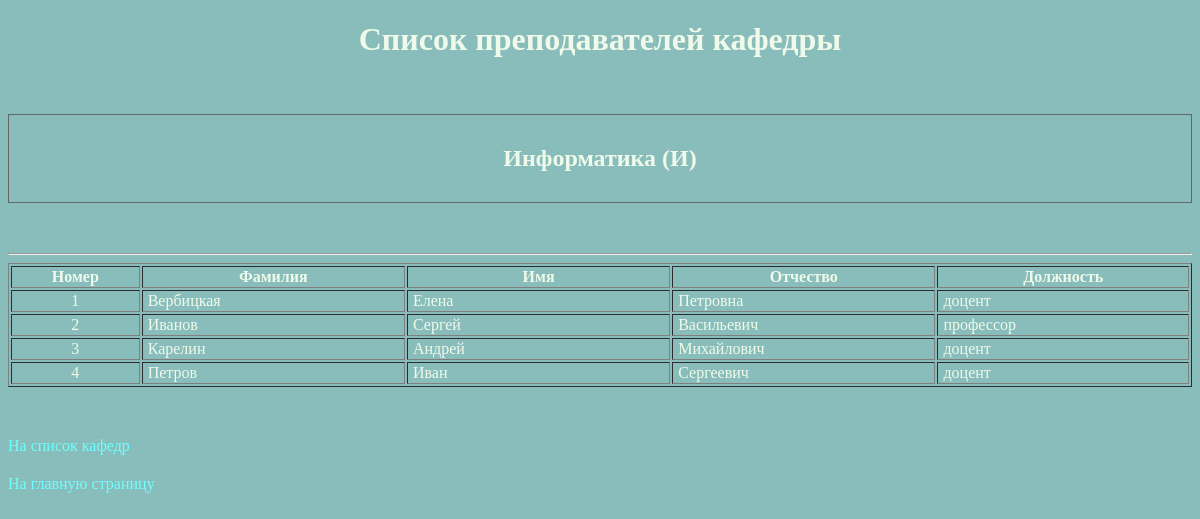
The page /project/views/lecturers.php?faculty=1 on the database its author committed.
### tables this page shows
CREATE TABLE `faculties` (
  `id` smallint(6) NOT NULL,
  `abbrev` char(10) DEFAULT NULL,
  `name` char(50) DEFAULT NULL
);

CREATE TABLE `lecturers` (
  `id` smallint(6) NOT NULL,
  `surname` char(20) DEFAULT NULL,
  `name` char(15) DEFAULT NULL,
  `patronymic` char(20) DEFAULT NULL,
  `post_id` tinyint(4) DEFAULT NULL,
  `faculty_id` tinyint(4) DEFAULT NULL
);

CREATE TABLE `posts` (
  `id` tinyint(4) NOT NULL,
  `post` char(25) DEFAULT NULL
);

### project/consts/paths.php (called while the page is built)
<?php
$PATHS = [
    'footer' => '/../modules/footer.php',
    'css' => '/css/styles.css',
    'js' => '/js/main.js'
];
?>

### project/helpers/Path.php (called while the page is built, shortened)
<?php
require_once(__DIR__ . '/../consts/paths.php');
function getPathToModule(string $module): string {
    global $PATHS;
    return $PATHS[$module];
}
?>

### project/helpers/DB.php (called while the page is built, shortened)
<?php
function rowExist($result): bool {
    return mysqli_num_rows($result);
}
?>

### project/consts/URL.php (called while the page is built, shortened)
<?php
$constsViewURL = [
    'academic_performance' => '/views/academic_performance',
    'faculties' => '/views/faculties',
    'groups_subjects' => '/views/groups_subjects',
    'groups' => '/views/groups',
    'index' => '/index',
    'know_group' => '/views/know_group',
    'lecturers_search' => '/views/lecturers_search',
    'lecturers' => '/views/lecturers',
    'login' => '/views/login',
    'logout' => '/views/logout',
    'registration' => '/views/registration',
    'session_results' => '/views/session_results',
    'students_search' => '/views/students_search',
    'students' => '/views/students',
    'subjects' => '/views/subjects',
    'users' => '/views/users'
];
?>

### project/helpers/URL.php (called while the page is built, shortened)
<?php
require_once(__DIR__ . '/../consts/URL.php');
function makeURL(string $page, string $form = 'view', $GETparams = '', $GETvalues = ''): string {
    global $constsViewURL, $constsDeleteFormURL, $constsInsertFormURL, $constsUpdateFormURL;
    $URL = '';
    switch($form) {
        case 'view': $URL = $constsViewURL[$page]; break;
    }
    return addURLParams($URL, $GETparams, $GETvalues);
}
function addURLParams(string $URL, $GETparams = '', $GETvalues = ''): string {
    return $URL;
}
?>

### project/views/lecturers.php (the view, shortened to what this page needs)
<?php
require_once(__DIR__ . '/../helpers/Authorization.php');
$query_lecturers = sprintf("SELECT lecturers.id, lecturers.surname, lecturers.name, lecturers.patronymic, posts.post, lecturers.faculty_id, faculties.abbrev as faculty_abbrev, faculties.name as faculty_name FROM lecturers, posts, faculties WHERE lecturers.faculty_id = %s AND posts.id = lecturers.post_id AND faculties.id = lecturers.faculty_id ORDER BY lecturers.surname ASC", $_GET['faculty']);
$result_lecturers = mysqli_query($connection, $query_lecturers) or die($connection->error);
$lecturer_row = mysqli_fetch_assoc($result_lecturers);
?>
<!DOCTYPE html>
<html>
<head>
  <link href="<?php echo getPathToModule('css'); ?>" rel="stylesheet" type="text/css">
</head>
<body>
  <h1>Список преподавателей кафедры</h1>
  <p>&nbsp;</p>
  <div class="fullnote">
    <h2>
      <?php echo rowExist($result_lecturers) ? $lecturer_row['faculty_name'] . " (" . $lecturer_row['faculty_abbrev'] . ")"
                                               : $faculty_row['name'] . " (" . $faculty_row['abbrev'] . ")"?>
    </h2>
  </div>
  <p>&nbsp;</p>
  <hr>
<?php if(rowExist($result_lecturers)) { ?>
  <table width="100%"  border="1" cellspacing="2" cellpadding="1">
    <tr>
      <th width="11%" scope="col">Номер</th>
      <th width="22.5%" scope="col">Фамилия </th>
      <th width="22.5%" scope="col">Имя</th>
      <th width="22.5%" scope="col">Отчество</th>
      <th width="22.5%" scope="col">Должность</th>
    </tr>
<?php $i=1; do { ?>
    <tr>
      <td class="center"><?php echo $i; ?></td>
      <td class="paddingLeft"><?php echo $lecturer_row['surname']; ?></td>
      <td class="paddingLeft"><?php echo $lecturer_row['name']; ?></td>
      <td class="paddingLeft"><?php echo $lecturer_row['patronymic']; ?></td>
      <td class="paddingLeft"><?php echo $lecturer_row['post']; ?></td>
    </tr>
<?php $i++; } while ($lecturer_row = mysqli_fetch_assoc($result_lecturers)); freeResult($result_lecturers); ?>
  </table>
<?php } else { ?>
  <h3>Преподавателей на данной кафедре пока нет!</h3>
<?php } ?>
  <p>&nbsp;</p>
  <p><a href="<?php echo makeURL('faculties'); ?>">На список кафедр</a> </p>

### project/css/styles.css (style rules this page uses)
body { background-color: #89bdbb; color: #effaea; }
h1 { text-align: center; }
h2 { text-align: center; }
.fullnote { border: thin solid #666666; padding: 10px; }
.paddingLeft { padding-left: 5px; }
.center { text-align: center; }
a { color: #6DFFFF; text-decoration: none; transition: color 1s, border 0.5s; }

### rows shown on the page
faculties: name "Информатика", abbrev "И"
lecturers: surname "Вербицкая", name "Елена", patronymic "Петровна", post.post "доцент"
lecturers: surname "Иванов", name "Сергей", patronymic "Васильевич", post.post "профессор"
lecturers: surname "Карелин", name "Андрей", patronymic "Михайлович", post.post "доцент"
lecturers: surname "Петров", name "Иван", patronymic "Сергеевич", post.post "доцент"
